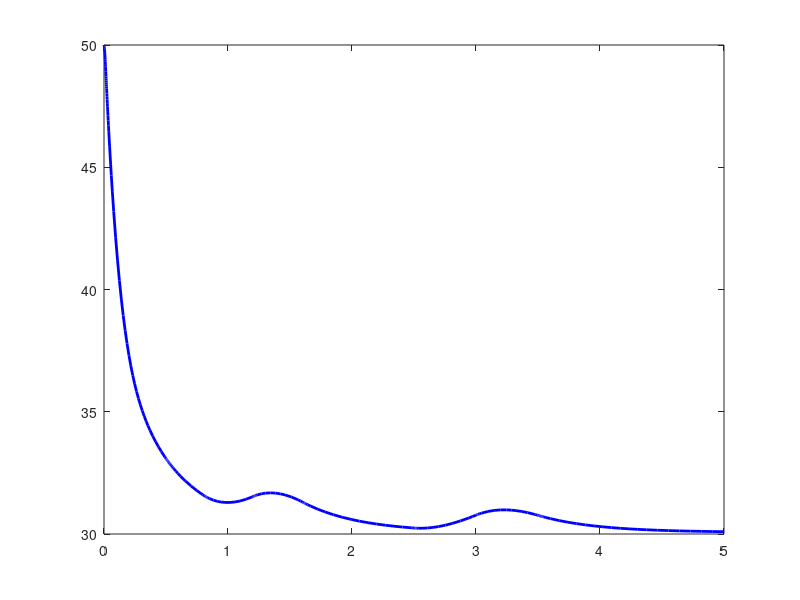

MATLAB code to generate this figure: (Note: this script raises an error after producing the figure.)
%% ========================================================================
%  GRÁFICAS DE RESULTADOS PID HIDRÁULICO
%  ========================================================================
clear; clc; close all;

load('hydraulic_optimization_results.mat');

t = resultados.XP_time;
x = resultados.XP_data;
ref = resultados.XP_ref;

%% Grafica posición
figure;
plot(t, x*1000, 'b', 'LineWidth', 2); hold on;
yline(ref*1000, 'k--', 'Referencia');
grid on;
xlabel('Tiempo (s)');
ylabel('Posición (mm)');
title('Respuesta del cilindro - PID óptimo');
legend('XP', 'Referencia');

%% Error
figure;
e = (ref - x)*1000;
plot(t, e, 'r', 'LineWidth', 2);
grid on;
xlabel('Tiempo (s)');
ylabel('Error (mm)');
title('Error de seguimiento');

%% Métricas básicas
final_value = mean(x(end-10:end));
steady_state_error = abs(ref - final_value)*1000;
overshoot = max(0, (max(x)-ref)/ref*100);

fprintf('Error estacionario (mm): %.4f\n', steady_state_error);
fprintf('Overshoot (%%): %.2f\n', overshoot);
